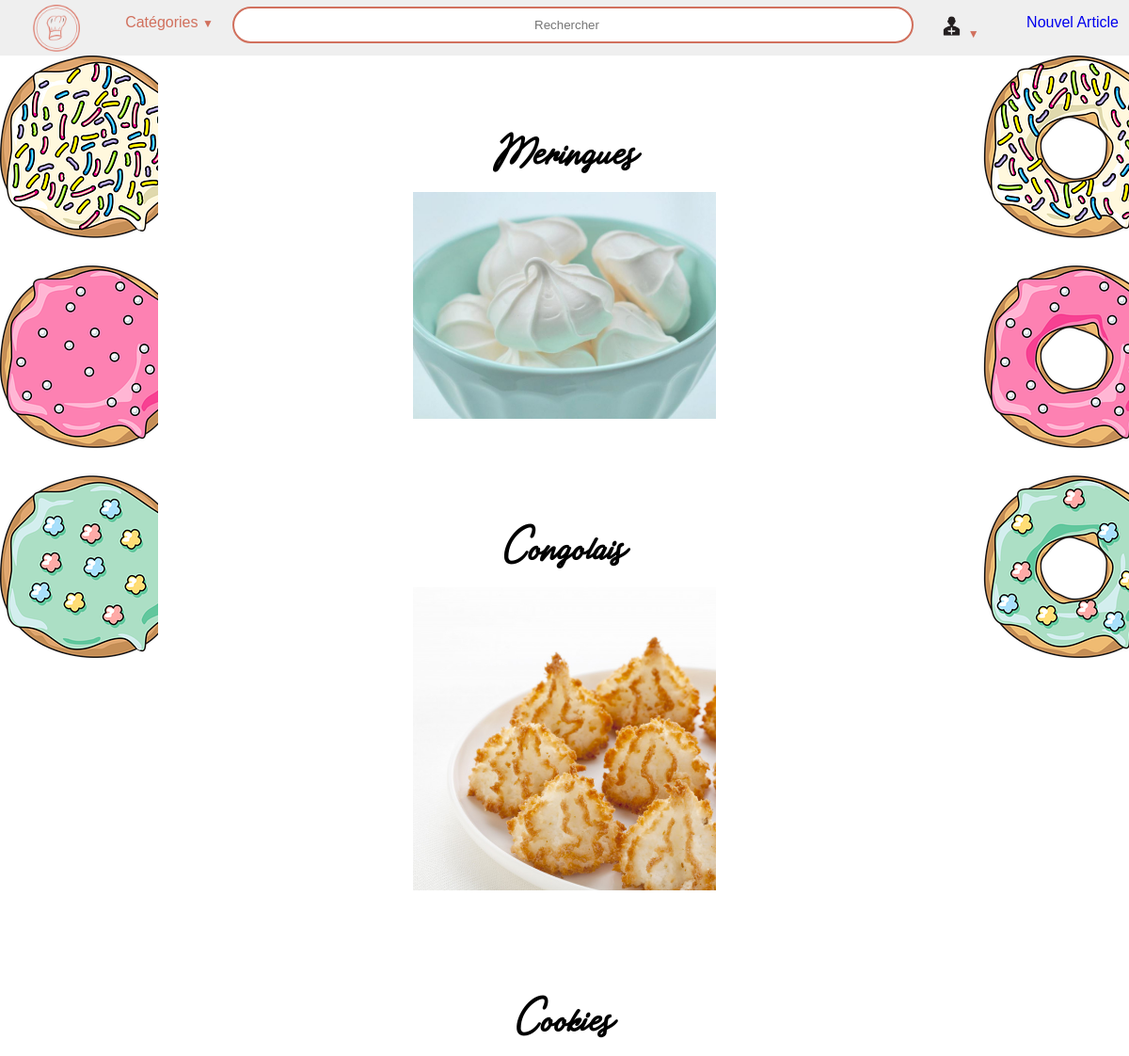
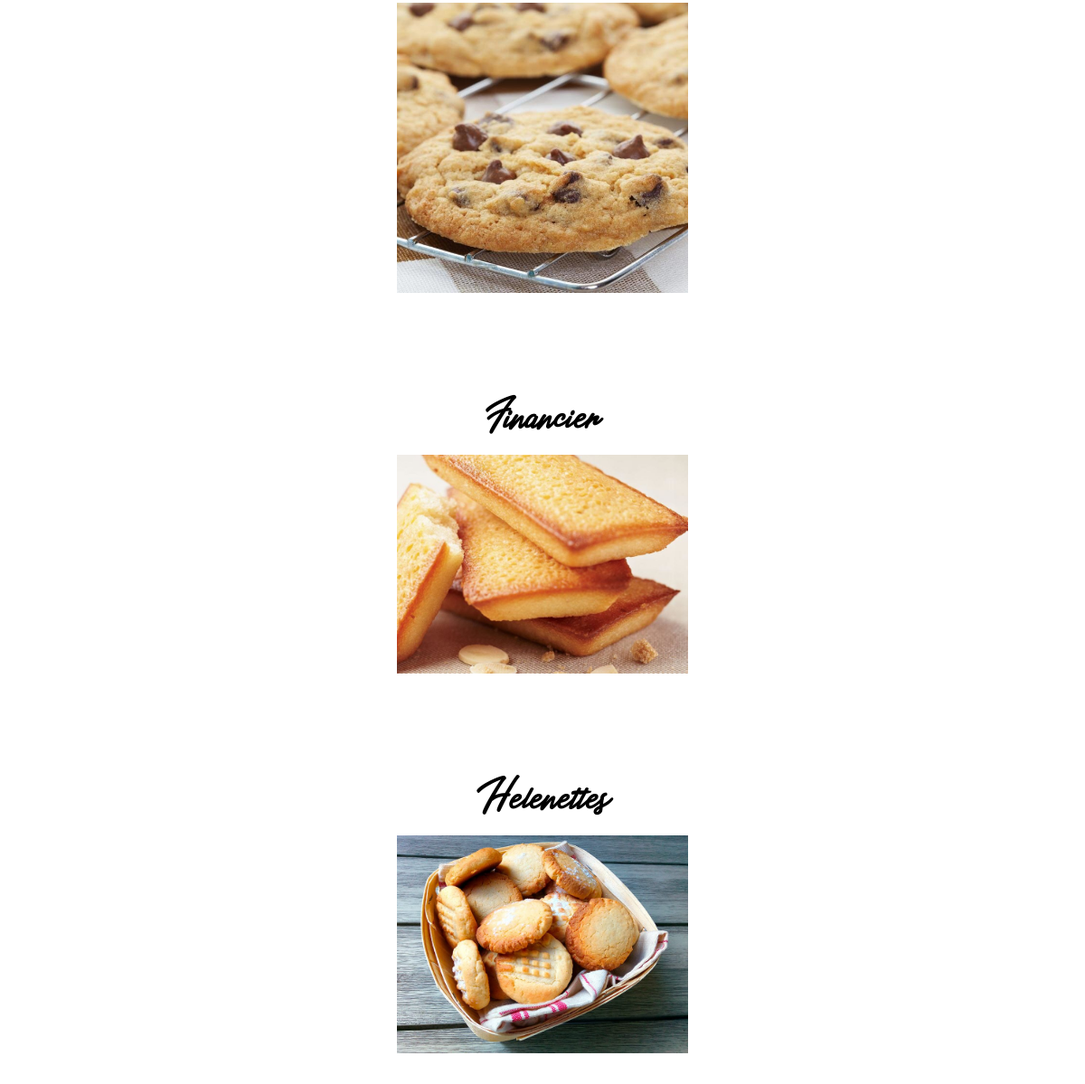
The page /?categorie=dessert on the database its author committed (2 pictures, top to bottom).
### tables this page shows
CREATE TABLE `articles` (
  `id` int(11) NOT NULL,
  `titre` varchar(45) NOT NULL,
  `type` varchar(20) NOT NULL,
  `ingrédients` text NOT NULL,
  `recette` text NOT NULL,
  `img` varchar(20) NOT NULL,
  `dates` date NOT NULL DEFAULT current_timestamp()
);

### index.php (the view, shortened to what this page needs)
<!DOCTYPE html>
<html lang="fr">
  <head>
    <link rel="stylesheet" href="index.css"/>
  </head>
  <body>
    <nav>
      <ul>
        <div class="gauche">
          <li><img height="50" width="50" src="images/logo.png" alt=""/></li>
          <li class="deroulant">Catégories
          </li>
        </div>
        <li><div class="centre">
          <form method="post"><input type="search" name="recherche" id="recherche" placeholder="Rechercher" /></form>
        </div> </li>
        <div class="droite">
          <li><a href="PHP/newarticle.php">Nouvel Article</a></li>
          <li class="deroulant"><img height="25" width="25" src="<?php if(isset($_SESSION['email'])){echo("images/login.png");}else{echo("images/logout.png");} ?>" alt=""/>
          </li>
        </div>
      </ul>
    </nav>
    <div class="bacgauche"></div>
    <div class="bacdroite"></div>
    <div class="corp">
        <?php
          $connexion=mysqli_connect("localhost","root","","projet");
          if(isset($_POST['recherche'])){
            $recherche=$_POST['recherche'];
              echo("<p id='leg'>Résultat pour votre recherche : ".$recherche."</p>");
              $reqarticle = mysqli_query($connexion, "SELECT * FROM articles WHERE titre LIKE '%$recherche%'");
              if ($article = mysqli_fetch_array($reqarticle)){
                echo("<div class='div_cont'>");
                echo("<h2 class='titre_article'>".$article['titre']."</h2>");
                echo("<a href='PHP/article.php?article=".$article['id']."'><img src='images/".$article['img'].".jpg' alt=''/></a>");
                echo("</div>");
                echo("<hr>");
                while ($article = mysqli_fetch_array($reqarticle)){
                  echo("<div class='div_cont'>");
                  echo("<h2 class='titre_article'>".$article['titre']."</h2>");
                  echo("<a href='PHP/article.php?article=".$article['id']."'><img src='images/".$article['img'].".jpg' alt=''/></a>");
                  echo("</div>");
                  echo("<hr>");
                }
              }else{
                echo("Erreur aucune recette ne correspond à votre recherche.");
              }
          }else{
            echo("<div id='articles'>");
            if(isset($_GET['categorie'])){
              $categorie=$_GET['categorie'];
              $reqarticle = mysqli_query($connexion, "SELECT * FROM articles WHERE  type = '$categorie'");
              if ($article = mysqli_fetch_array($reqarticle)){
                echo("<div class='div_cont'>");
                echo("<h2 class='titre_article'>".$article['titre']."</h2>");
                echo("<a href='PHP/article.php?article=".$article['id']."'><img src='images/".$article['img'].".jpg' alt=''/></a>");
                echo("</div>");
                while ($article = mysqli_fetch_array($reqarticle)){
                  echo("<div class='div_cont'>");
                  echo("<h2 class='titre_article'>".$article['titre']."</h2>");
                  echo("<a href='PHP/article.php?article=".$article['id']."'><img src='images/".$article['img'].".jpg' alt=''/></a>");
                  echo("</div>");
                }
              }else{
                echo("Erreur aucune recette ne correspond à votre recherche.");
              }
            }
          }
          echo("</div>");
        ?>
    </div>
  </body>
</html>

### index.css (style rules this page uses)
* { margin: 0px; padding: 0px; }
nav:not(.nav) { width: 100%; margin: 0 auto; color: #D1705D; top: 0px; z-index:1000; font-family: Avenir, sans-serif; background-color: #EFEFEF; }
nav { font-family:sans-serif; }
nav ul { list-style-type: none; }
nav ul li { float: left; text-align: center; position: relative; }
nav ul li:not(#recherche) { width: 10%; }
.gauche li { margin-top: 5px; position:relative; float: left; }
#recherche { width: 600%; margin: 9px; padding: 10px; float: left; border:0px; color: #D1705D; border-radius: 30px; text-align:center; outline: 2px solid #D1705D; }
.droite li { margin-top: 5px; width:10%; position:relative; float: right; }
nav ul::after { content: ""; display: table; clear: both; }
nav a,.deroulant { display: block; text-decoration: none; border-bottom: 2px solid transparent; padding: 10px 0px; }
.deroulant::after { content:"▼"; font-size: 12px; }
.bacgauche { min-width:14%; min-height: 100%; left:0px; z-index:0; position:fixed; background-image:url(images/bacgauche.png); width:14%; height: auto; background-repeat: no-repeat; }
.bacdroite { min-width:14%; min-height: 100%; right:0px; z-index:0; position:fixed; background-image:url(images/bacdroite.png); width:14%; height: auto; background-repeat: no-repeat; }
.corp { background-color:white; margin: auto; width: 72%; }
.div_cont { margin:auto; margin-top:40px; padding: 30px; text-align: center; }
.div_cont img { width: 40%; height: auto;x }
.div_cont h2 { font-family: "Travel Light Personal Use"; font-size: 2em; font-weight:bold; padding-bottom:10px; padding-bottom:10px; }

### rows shown on the page
articles: titre "Meringues", img (picture)
articles: titre "Congolais", img (picture)
articles: titre "Cookies", img (picture)
articles: titre "Financier", img (picture)
articles: titre "Helenettes", img (picture)
